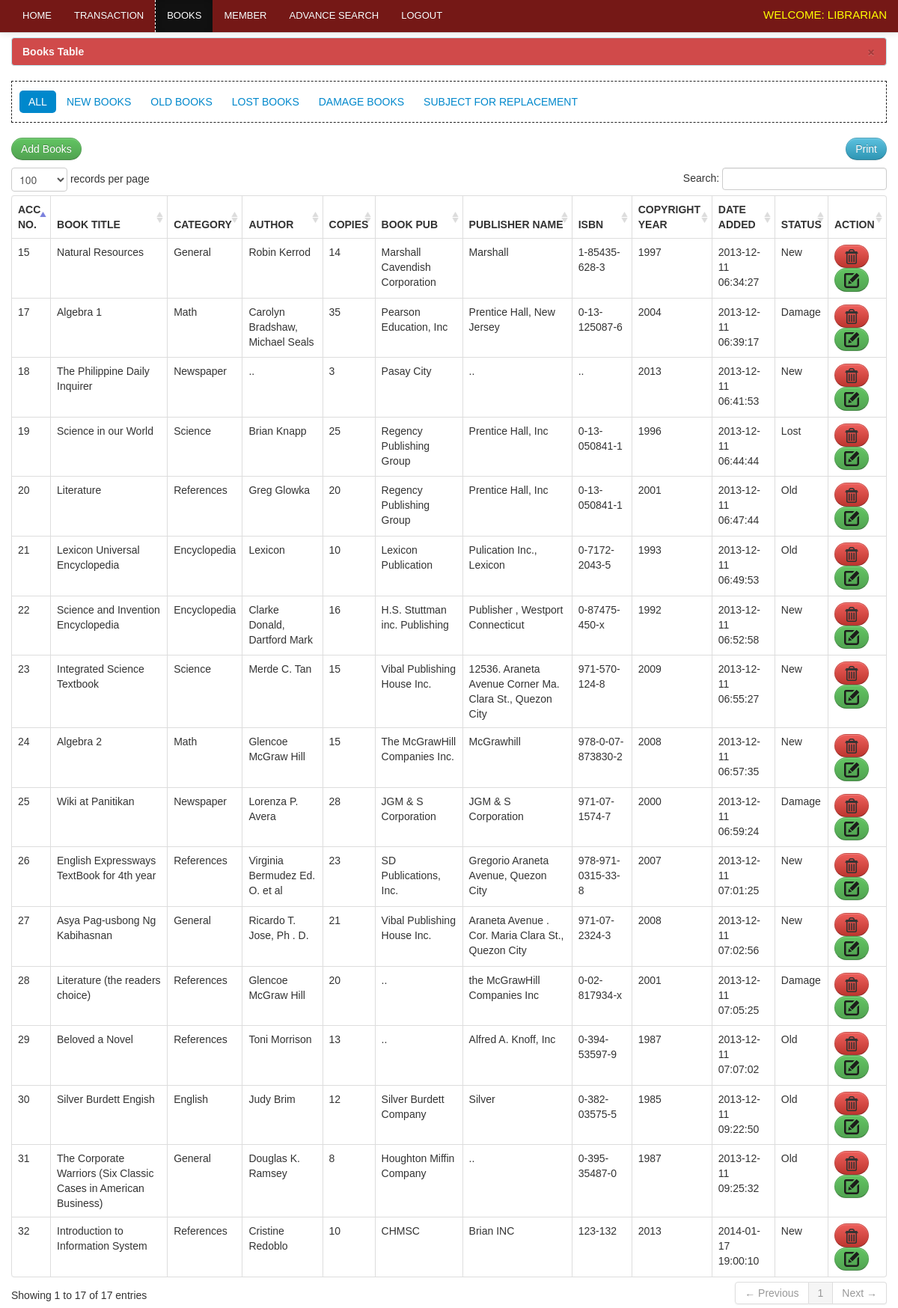
The page /librarian/books.php (signed in) on the database its author committed.
### tables this page shows
CREATE TABLE IF NOT EXISTS `book` (
  `book_id` int(11) NOT NULL AUTO_INCREMENT,
  `book_title` varchar(100) NOT NULL,
  `category_id` int(50) NOT NULL,
  `author` varchar(50) NOT NULL,
  `book_copies` int(11) NOT NULL,
  `book_pub` varchar(100) NOT NULL,
  `publisher_name` varchar(100) NOT NULL,
  `isbn` varchar(50) NOT NULL,
  `copyright_year` int(11) NOT NULL,
  `date_receive` varchar(20) NOT NULL,
  `date_added` datetime NOT NULL,
  `status` varchar(30) NOT NULL,
  PRIMARY KEY (`book_id`)
);

CREATE TABLE IF NOT EXISTS `category` (
  `category_id` int(11) NOT NULL AUTO_INCREMENT,
  `classname` varchar(50) DEFAULT NULL,
  PRIMARY KEY (`category_id`),
  UNIQUE KEY `category_id` (`category_id`),
  KEY `classid` (`category_id`)
);

### librarian/books.php (the view, shortened to what this page needs)
<?php include('header.php'); ?>
<?php include('navbar_books.php'); ?>
    <div class="container">
		<div class="margin-top">
			<div class="row">
			<div class="span12">
			   <div class="alert alert-info">
                                    <button type="button" class="close" data-dismiss="alert">&times;</button>
                                    <strong>Books Table</strong>
                                </div>
								    <ul class="nav nav-pills">
										<li   class="active"><a href="books.php">All</a></li>
										<li><a href="new_books.php">New Books</a></li>
										<li><a href="old_books.php">Old Books</a></li>
										<li><a href="lost.php">Lost Books</a></li>
										<li><a href="damage.php">Damage Books</a></li>
										<li><a href="sub_rep.php">Subject for Replacement</a></li>
									</ul>
                            <table cellpadding="0" cellspacing="0" border="0" class="table  table-bordered" id="example">
								<div class="pull-right">
								<a href="" onclick="window.print()" class="btn btn-info">Print</a>
								</div>
								<p><a href="add_books.php" class="btn btn-success">Add Books</a></p>
                                <thead>
                                    <tr>
									    <th>Acc No.</th>
                                        <th>Book Title</th>
                                        <th>Category</th>
										<th>Author</th>
										<th class="action">copies</th>
										<th>Book Pub</th>
										<th>Publisher Name</th>
										<th>ISBN</th>
										<th>Copyright Year</th>
										<th>Date Added</th>
										<th>Status</th>
										<th class="action">Action</th>
                                    </tr>
                                </thead>
                                <tbody>
                                  <?php
								  $user_query=mysql_query("select * from book where status != 'Archive'")or die(mysql_error());
									while($row=mysql_fetch_array($user_query)){
									$id=$row['book_id'];
									$cat_id=$row['category_id'];
									$book_copies = $row['book_copies'];
									$borrow_details = mysql_query("select * from borrowdetails where book_id = '$id' and borrow_status = 'pending'");
									$count = mysql_num_rows($borrow_details);
									$total =  $book_copies  -  $count;
											$cat_query = mysql_query("select * from category where category_id = '$cat_id'")or die(mysql_error());
											$cat_row = mysql_fetch_array($cat_query);
									?>
									<tr class="del<?php echo $id ?>">
                                    <td><?php echo $row['book_id']; ?></td>
                                    <td><?php echo $row['book_title']; ?></td>
									<td><?php echo $cat_row ['classname']; ?> </td>
                                    <td><?php echo $row['author']; ?> </td>
                                    <td class="action"><?php echo    $total;   ?> </td>
                                     <td><?php echo $row['book_pub']; ?></td>
									 <td><?php echo $row['publisher_name']; ?></td>
									 <td><?php echo $row['isbn']; ?></td>
									 <td><?php echo $row['copyright_year']; ?></td>
									 <td><?php echo $row['date_added']; ?></td>
									 <td><?php echo $row['status']; ?></td>
                                    <td class="action">
                                        <a rel="tooltip"  title="Delete" id="<?php echo $id; ?>" href="#delete_book<?php echo $id; ?>" data-toggle="modal"    class="btn btn-danger"><span><img src="../LMS/del.png" style="width: 20px; height= 20px; "></span></a>
										<a  rel="tooltip"  title="Edit" id="e<?php echo $id; ?>" href="edit_book.php<?php echo '?id='.$id; ?>" class="btn btn-success"><span><img src="../LMS/edit.png" style="width: 20px; height= 20px; "></span></a>
                                    </td>
                                    </tr>
									<?php  }  ?>
                                </tbody>
                            </table>
			</div>
			</div>
		</div>
    </div>
<?php include('footer.php') ?>

### css/docs.css (style rules this page uses)
body { font-family:'TR Century Gothic',Helvetica,Arial,sans-serif !important; }
.btn { border-radius: 25px !important; }
.alert { text-shadow: none; }
.nav-tabs, .nav-pills { border: 1px dashed #222 !important; padding: 10px; }
th { text-transform:uppercase; }
.nav li a { text-transform:uppercase; }
.margin-top { margin-top:50px; }
body { background: url(../img/grid_noise.png); position: relative; }

### css/print.css (style rules this page uses)
.action { display:none; }
th { text-align:left; }
td { text-align:left; border-top:1px solid; padding:2px; }
.btn { display:none; }
.alert { display:none; }
body { font-family:arial; font-size:13px; }
.nav { display:none; }
span { text-transform:uppercase; }

### rows shown on the page
book: book_id "15", book_title "Natural Resources", category.classname "General", author "Robin Kerrod", book_copies "14", book_pub "Marshall Cavendish Corporation", publisher_name "Marshall", isbn "1-85435-628-3", copyright_year "1997", date_added "2013-12-11 06:34:27", status "New"
book: book_id "17", book_title "Algebra 1", category.classname "Math", author "Carolyn Bradshaw, Michael Seals", book_copies "35", book_pub "Pearson Education, Inc", publisher_name "Prentice Hall, New Jersey", isbn "0-13-125087-6", copyright_year "2004", date_added "2013-12-11 06:39:17", status "Damage"
book: book_id "18", book_title "The Philippine Daily Inquirer", category.classname "Newspaper", author "..", book_copies "3", book_pub "Pasay City", publisher_name "..", isbn "..", copyright_year "2013", date_added "2013-12-11 06:41:53", status "New"
book: book_id "19", book_title "Science in our World", category.classname "Science", author "Brian Knapp", book_copies "25", book_pub "Regency Publishing Group", publisher_name "Prentice Hall, Inc", isbn "0-13-050841-1", copyright_year "1996", date_added "2013-12-11 06:44:44", status "Lost"
book: book_id "20", book_title "Literature", category.classname "References", author "Greg Glowka", book_copies "20", book_pub "Regency Publishing Group", publisher_name "Prentice Hall, Inc", isbn "0-13-050841-1", copyright_year "2001", date_added "2013-12-11 06:47:44", status "Old"
book: book_id "21", book_title "Lexicon Universal Encyclopedia", category.classname "Encyclopedia", author "Lexicon", book_copies "10", book_pub "Lexicon Publication", publisher_name "Pulication Inc., Lexicon", isbn "0-7172-2043-5", copyright_year "1993", date_added "2013-12-11 06:49:53", status "Old"
book: book_id "22", book_title "Science and Invention Encyclopedia", category.classname "Encyclopedia", author "Clarke Donald, Dartford Mark", book_copies "16", book_pub "H.S. Stuttman inc. Publishing", publisher_name "Publisher , Westport Connecticut", isbn "0-87475-450-x", copyright_year "1992", date_added "2013-12-11 06:52:58", status "New"
book: book_id "23", book_title "Integrated Science Textbook", category.classname "Science", author "Merde C. Tan", book_copies "15", book_pub "Vibal Publishing House Inc.", publisher_name "12536. Araneta Avenue Corner Ma. Clara St., Quezon City", isbn "971-570-124-8", copyright_year "2009", date_added "2013-12-11 06:55:27", status "New"
book: book_id "24", book_title "Algebra 2", category.classname "Math", author "Glencoe McGraw Hill", book_copies "15", book_pub "The McGrawHill Companies Inc.", publisher_name "McGrawhill", isbn "978-0-07-873830-2", copyright_year "2008", date_added "2013-12-11 06:57:35", status "New"
book: book_id "25", book_title "Wiki at Panitikan", category.classname "Newspaper", author "Lorenza P. Avera", book_copies "28", book_pub "JGM & S Corporation", publisher_name "JGM & S Corporation", isbn "971-07-1574-7", copyright_year "2000", date_added "2013-12-11 06:59:24", status "Damage"
book: book_id "26", book_title "English Expressways TextBook for 4th year", category.classname "References", author "Virginia Bermudez Ed. O. et al", book_copies "23", book_pub "SD Publications, Inc.", publisher_name "Gregorio Araneta Avenue, Quezon City", isbn "978-971-0315-33-8", copyright_year "2007", date_added "2013-12-11 07:01:25", status "New"
book: book_id "27", book_title "Asya Pag-usbong Ng Kabihasnan", category.classname "General", author "Ricardo T. Jose, Ph . D.", book_copies "21", book_pub "Vibal Publishing House Inc.", publisher_name "Araneta Avenue . Cor. Maria Clara St., Quezon City", isbn "971-07-2324-3", copyright_year "2008", date_added "2013-12-11 07:02:56", status "New"
book: book_id "28", book_title "Literature (the readers choice)", category.classname "References", author "Glencoe McGraw Hill", book_copies "20", book_pub "..", publisher_name "the McGrawHill Companies Inc", isbn "0-02-817934-x", copyright_year "2001", date_added "2013-12-11 07:05:25", status "Damage"
book: book_id "29", book_title "Beloved a Novel", category.classname "References", author "Toni Morrison", book_copies "13", book_pub "..", publisher_name "Alfred A. Knoff, Inc", isbn "0-394-53597-9", copyright_year "1987", date_added "2013-12-11 07:07:02", status "Old"
book: book_id "30", book_title "Silver Burdett Engish", category.classname "English", author "Judy Brim", book_copies "12", book_pub "Silver Burdett Company", publisher_name "Silver", isbn "0-382-03575-5", copyright_year "1985", date_added "2013-12-11 09:22:50", status "Old"
book: book_id "31", book_title "The Corporate Warriors (Six Classic Cases in American Business)", category.classname "General", author "Douglas K. Ramsey", book_copies "8", book_pub "Houghton Miffin Company", publisher_name "..", isbn "0-395-35487-0", copyright_year "1987", date_added "2013-12-11 09:25:32", status "Old"
book: book_id "32", book_title "Introduction to Information System", category.classname "References", author "Cristine Redoblo", book_copies "10", book_pub "CHMSC", publisher_name "Brian INC", isbn "123-132", copyright_year "2013", date_added "2014-01-17 19:00:10", status "New"
